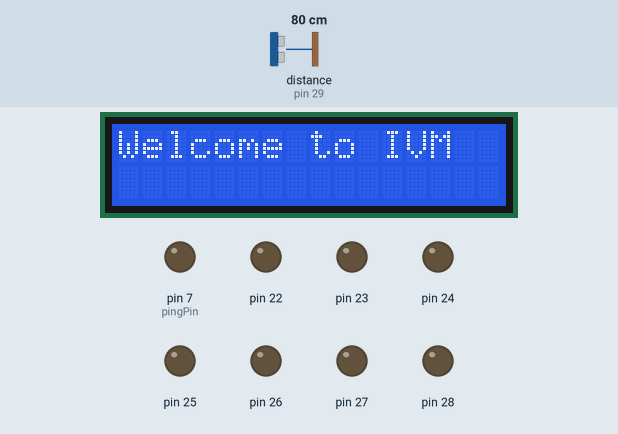
A sketch run on a simulated Arduino Mega 2560, built with avr-gcc and run on an emulated ATmega2560. On the bench: 16×2 character LCD, output pins drawn as LEDs (lit = HIGH). Wiring (inferred from the names in the program): ultrasonic range finder: trigger pin 30; echo pin 29. The inputs (shaded band) are chosen by the test bench; at power-on: distance to the obstacle (sensor on pin 29) 80 cm. The echo pulse lasts 58.3 µs per cm; random numbers use the default seed unless the sketch sets one; pins used as bus, display or sensor lines are not drawn; what the sketch prints to the serial monitor is not drawn.

Above: at 1.2 s.
1.3 s: distance to the obstacle (sensor on pin 29) set to 12 cm
4.3 s: distance to the obstacle (sensor on pin 29) set to 9 cm
At 6.9 s:
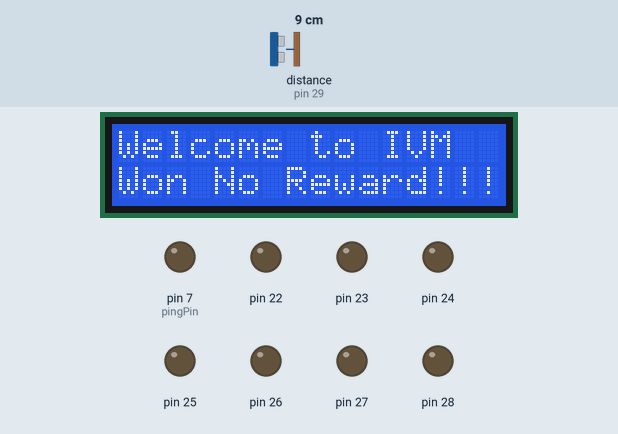
At 9.7 s:
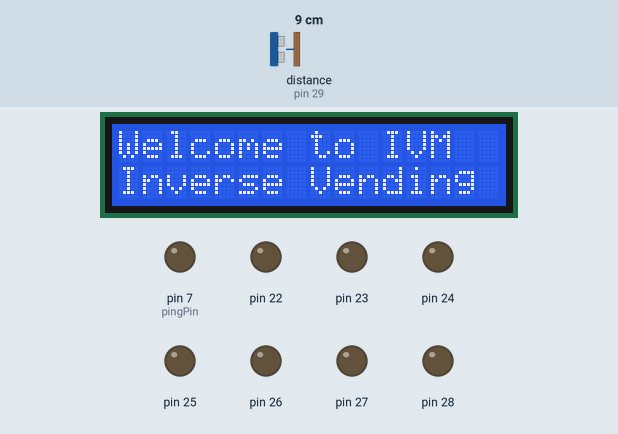
Timing chart, 0 to 11.2 s (numbered marks = the images above; inputs shaded):
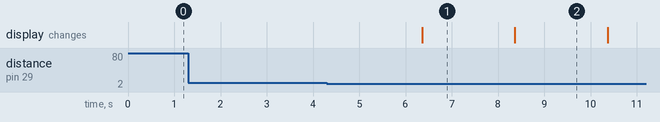

The sketch:

reverse_vending.ino
```cpp
#include <SoftwareSerial.h>
#include <LiquidCrystal.h>
long randno,randno1,randno2,randno3,randno4;
const int rs = 12, en = 11, d4 = 5, d5 = 4, d6 = 3, d7 = 2;
LiquidCrystal lcd(rs, en, d4, d5, d6, d7);
SoftwareSerial mySerial(9, 10);
const int pingPin = 7; // Trigger Pin of Ultrasonic Sensor for Bin sensor
const int echoPin = 6; // Echo Pin of Ultrasonic Sensor for Bin Sensor
const int ping1=30; // trig of bottle detect
const int echo1=29; //echo of bottle detect
bool check = true;
int b=0;
int c,d;
long distance;
long distance1;
int num_array[10][7] = {  { 1,1,1,1,1,1,0 },    // 0
                          { 0,1,1,0,0,0,0 },    // 1
                          { 1,1,0,1,1,0,1 },    // 2
                          { 1,1,1,1,0,0,1 },    // 3
                          { 0,1,1,0,0,1,1 },    // 4
                          { 1,0,1,1,0,1,1 },    // 5
                          { 1,0,1,1,1,1,1 },    // 6
                          { 1,1,1,0,0,0,0 },    // 7
                          { 1,1,1,1,1,1,1 },    // 8
                          { 1,1,1,0,0,1,1 }};   // 9


void Num_Write(int);
void setup()
{
  mySerial.begin(9600);
  Serial.begin(9600);
  lcd.begin(16, 2);
  pinMode(ping1,OUTPUT);
  pinMode(echo1,INPUT);
  randomSeed(analogRead(0));
  pinMode(22, OUTPUT);
  pinMode(23, OUTPUT);
  pinMode(24, OUTPUT);
  pinMode(25, OUTPUT);
  pinMode(26, OUTPUT);
  pinMode(27, OUTPUT);
  pinMode(28, OUTPUT);

  pinMode(pingPin, OUTPUT);
  pinMode(echoPin, INPUT);
  Serial.println("I work");
}
void loop()
{

  lcd.setCursor(0,0);
  lcd.print("Welcome to IVM");
  Serial.print("IVM");
  lcd.setCursor(0, 1);
 distance = calc(ping1,echo1);
 //Serial.println(distance);
  Serial.println(distance);
  if(distance<10 && distance>0)
  {//Serial.println("Within Range");
    check =false;}
    if(check==false){
  Serial.println("botalllllllllllllllllllllllllllllllllllll");
  b=b+1;
  Serial.print("botal ");
  Serial.print(b);
  //Num_Write(b);
  delay(2000);
    }


if(check==false)
{
  randno=random(100,200);
  if(randno%3==0)
  {
  randno1=random(98,121);
  randno2=random(30,60);
  randno3=random(98,121);
  char r=(char)randno1;
  char r2=(char)randno3;
  lcd.setCursor(0,1);
  Serial.println("reward");
  delay(2000);
  lcd.print("Promo:");
  lcd.print(randno2);
  lcd.print(r);
  lcd.print(r2);
  lcd.print(randno1);
  delay(3000);
  lcd.println("Welcome to IVM");
  lcd.setCursor(0, 1);
  lcd.println("Inverse Vending");
  }
  else
  {
    lcd.println("Won No Reward!!!");
    Serial.println("Won No Reward");
    delay(2000);
    lcd.println("Welcome to IVM");
    lcd.setCursor(0, 1);
  lcd.println("Inverse Vending");
  }
  check=true;
}
//  distance1 = calc(pingPin,echoPin);
////  Serial.println("distance is ");
////  Serial.println(distance1);
////  delay(1000);
//  if(distance1<15 && distance1>10)
//  {
//  Serial.println("Warning");
//    }
//  if(distance1<9 && distance1>0)
//  {
//  Serial.println("Full");
//  SendMessage();
//  }
}
long calc(int x, int y)
{
  long dist,duration;
  digitalWrite(x,LOW);
  delayMicroseconds(2);
  digitalWrite(x, HIGH);
  delayMicroseconds(10);
  digitalWrite(x, LOW);
  duration = pulseIn(y, HIGH);
  dist = (duration/2) / 29.41;
  return dist;
}
 void SendMessage()
{
  mySerial.println("AT+CMGF=1");    //Sets the GSM Module in Text Mode
  delay(1000);  // Delay of 1000 milli seconds or 1 second
  mySerial.println("AT+CMGS=\"+919514832760\"\r"); // Replace x with mobile number
  delay(1000);
  mySerial.println("Bin is full, kindly retrieve bin!");// The SMS text you want to send
  delay(100);
   mySerial.println((char)26);// ASCII code of CTRL+Z
  delay(1000);
}
```

Measured:
- the behaviour switches between 11 and 10 cm on distance to the obstacle (sensor on pin 29) (found by bisection; images 0 and 1)
- after the input at 1.3 s, every drawn part: stays the same
- after the input at 4.3 s, the display: changes after 2.1 s (image 1)
- what the display in image 1 shows lasts 2.0 s, from 6.4 s to 8.4 s
